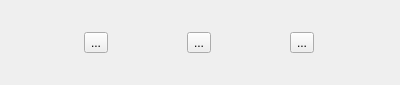
<?xml version="1.0" encoding="UTF-8"?>
<ui version="4.0">
 <class>ControlView</class>
 <widget class="QWidget" name="ControlView">
  <property name="geometry">
   <rect>
    <x>0</x>
    <y>0</y>
    <width>400</width>
    <height>85</height>
   </rect>
  </property>
  <property name="windowTitle">
   <string>Form</string>
  </property>
  <layout class="QHBoxLayout" name="horizontalLayout">
   <item>
    <widget class="QToolButton" name="btnRun">
     <property name="text">
      <string>...</string>
     </property>
    </widget>
   </item>
   <item>
    <widget class="QToolButton" name="btnBrk">
     <property name="text">
      <string>...</string>
     </property>
    </widget>
   </item>
   <item>
    <widget class="QToolButton" name="btnStep">
     <property name="text">
      <string>...</string>
     </property>
    </widget>
   </item>
  </layout>
 </widget>
 <resources/>
 <connections/>
</ui>
